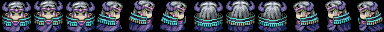

Tiled map render using the project's own tile images. Description and the map definition, with tile-layer contents summarised, below:
An orthogonal 12x1 tile map with 32x32 px tiles, 1 tile layer (sprite).

<map version="1.0" orientation="orthogonal" width="12" height="1" tilewidth="32" tileheight="32">
 <tileset firstgid="1" name="monsters-32x32" tilewidth="32" tileheight="32">
  <image source="monsters-32x32.png" width="384" height="256" />
 </tileset>
 <layer name="sprite" width="12" height="1">
  <data>[12 cells, 12 non-empty, 12 distinct tile ids]</data>
 </layer>
</map>
